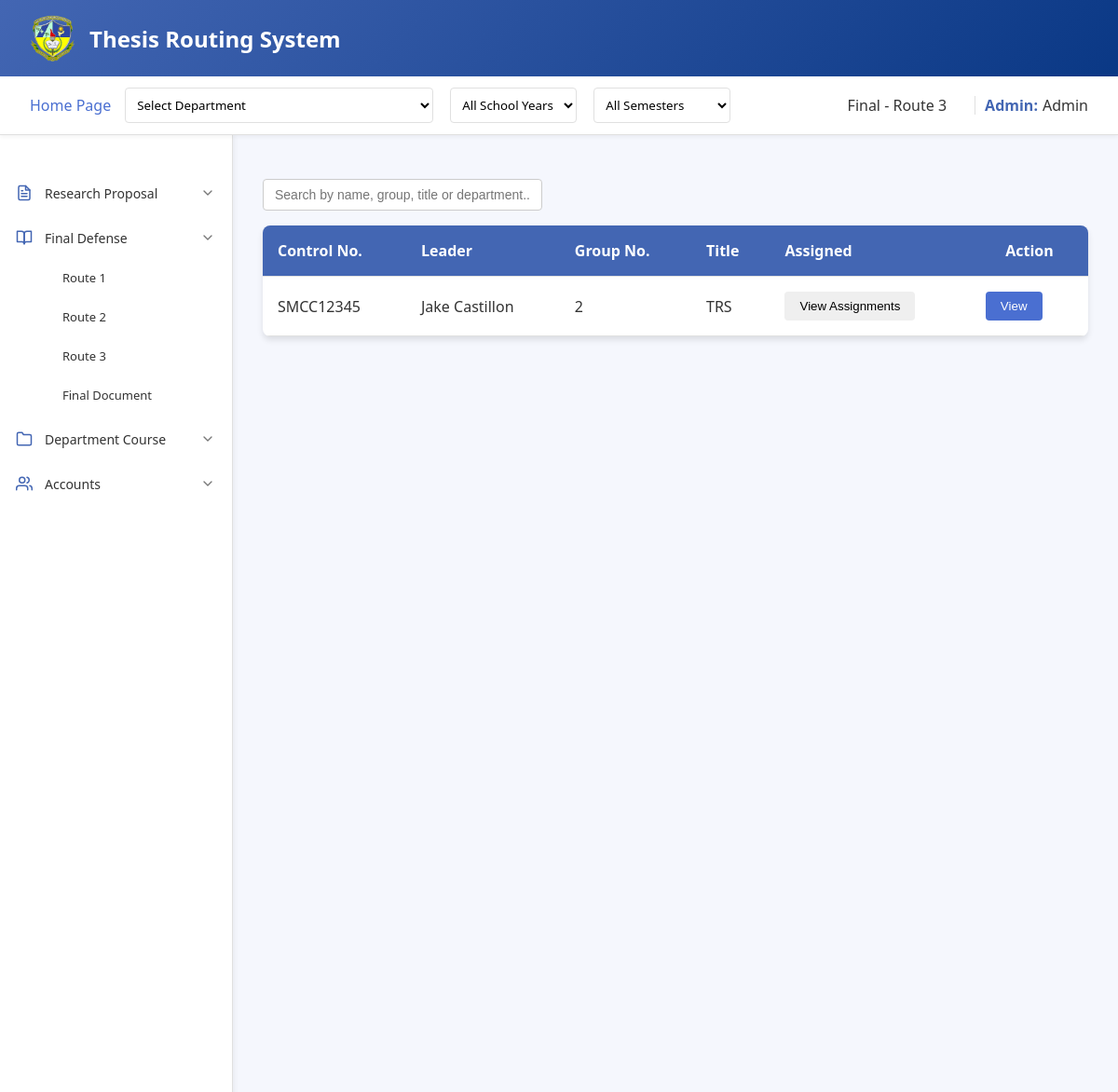
The page /admin/homepage/final/route3.php (signed in) on the database its author committed.
### tables this page shows
CREATE TABLE `route3final_files` (
  `route3_id` int(11) NOT NULL,
  `student_id` int(11) NOT NULL,
  `docuRoute3` varchar(255) NOT NULL,
  `panel1_id` int(11) NOT NULL,
  `panel2_id` int(11) NOT NULL,
  `panel3_id` int(11) NOT NULL,
  `panel4_id` int(11) NOT NULL,
  `adviser_id` int(11) NOT NULL,
  `department` varchar(255) NOT NULL,
  `date_submitted` date NOT NULL,
  `controlNo` varchar(255) NOT NULL,
  `fullname` varchar(255) NOT NULL,
  `group_number` int(255) NOT NULL,
  `title` varchar(255) NOT NULL,
  `school_year` varchar(255) NOT NULL,
  `panel5_id` varchar(255) NOT NULL,
  `routeNumber` varchar(255) NOT NULL
);

### admin/homepage/final/route3.php (the view, shortened to what this page needs)
<?php
include '../../../connection.php';
function getPanelName($conn, $panel_id) {
    $stmt = $conn->prepare("SELECT fullname FROM panel WHERE panel_id = ?");
    $stmt->bind_param("i", $panel_id);
    $stmt->execute();
    $result = $stmt->get_result();
    if ($result->num_rows > 0) {
        $row = $result->fetch_assoc();
        return $row['fullname'];
    }
    return "";
}
function getAdviserName($conn, $adviser_id) {
    $stmt = $conn->prepare("SELECT fullname FROM adviser WHERE adviser_id = ?");
    $stmt->bind_param("i", $adviser_id);
    $stmt->execute();
    $result = $stmt->get_result();
    if ($result->num_rows > 0) {
        $row = $result->fetch_assoc();
        return $row['fullname'];
    }
    return "";
}
$files = [];
$sqlQuery = "SELECT
        docuRoute3 AS filepath,
        docuRoute3 AS filename,
        date_submitted,
        controlNo,
        group_number,
        fullname,
        title,
        department,
        student_id, panel1_id, panel2_id, panel3_id, panel4_id, panel5_id, adviser_id
     FROM route3final_files
     WHERE 1=1";
$fileStmt = $conn->prepare($sqlQuery);
$fileStmt->execute();
$fileResult = $fileStmt->get_result();
while ($row = $fileResult->fetch_assoc()) {
    $files[] = [
        'filepath' => $row['filepath'],
        'filename' => $row['filename'],
        'controlNo' => $row['controlNo'],
        'group_number' => $row['group_number'],
        'fullname' => $row['fullname'],
        'student_id' => $row['student_id'],
        'panel1_id' => $row['panel1_id'],
        'panel2_id' => $row['panel2_id'],
        'panel3_id' => $row['panel3_id'],
        'panel4_id' => $row['panel4_id'],
        'panel5_id' => $row['panel5_id'],
        'adviser_id' => $row['adviser_id'],
        'title' => $row['title'],
        'department' => $row['department']
    ];
}
?>
<!DOCTYPE html>
<html lang="en">
<head>
    <link rel="stylesheet" href="finalstyle.css">
</head>
<body>
    <div class="container">
        <header class="header">
            <div class="logo-container">
                <img src="../../../assets/logo.png" alt="SMCC Logo">
                <div class="logo">Thesis Routing System</div>
            </div>
        </header>
        <div class="top-bar" style="position: sticky; top: 0; z-index: 100;">
            <div class="navigation">
                <div class="homepage">
                    <a href="../homepage.php">Home Page</a>
                </div>
                <div class="dropdown-container">
                    <form method="POST" style="display: inline;">
                        <select name="department" onchange="this.form.submit()">
                            <option value="">Select Department</option>
                        </select>
                    </form>
                    <form method="POST" style="display: inline; margin-left: 10px;">
                        <select name="school_year" onchange="this.form.submit()">
                            <option value="">All School Years</option>
                        </select>
                    </form>
                    <form method="POST" style="display: inline; margin-left: 10px;">
                        <select name="semester" onchange="this.form.submit()">
                            <option value="">All Semesters</option>
                        </select>
                    </form>
                </div>
            </div>
            <div class="user-info">
                <div class="routeNo" style="margin-right: 20px;">Final - Route 3</div>
                <span class="role">Admin:</span>
                <span class="user-name">
                    <?php echo isset($_SESSION['fullname']) ? $_SESSION['fullname'] : 'Guest'; ?>
                </span>
            </div>
        </div>
        <div class="main-content">
            <nav class="sidebar">
                <nav class="nav-menu">
                    <div class="menu-item dropdown">
                        <div class="menu-header">
                            <div class="icon">
                            </div>
                            <span>Research Proposal</span>
                            <div class="dropdown-icon expanded">
                                <svg xmlns="http://www.w3.org/2000/svg" viewBox="0 0 24 24" fill="none" stroke="currentColor" stroke-width="2" stroke-linecap="round" stroke-linejoin="round">
                                    <polyline points="6 9 12 15 18 9"></polyline>
                                </svg>
                            </div>
                        </div>
                    </div>
                    <div class="menu-item dropdown">
                        <div class="menu-header">
                            <div class="icon">
                                <svg xmlns="http://www.w3.org/2000/svg" viewBox="0 0 24 24" fill="none" stroke="currentColor" stroke-width="2" stroke-linecap="round" stroke-linejoin="round">
                                    <path d="M2 3h6a4 4 0 0 1 4 4v14a3 3 0 0 0-3-3H2z"></path>
                                    <path d="M22 3h-6a4 4 0 0 0-4 4v14a3 3 0 0 1 3-3h7z"></path>
                                </svg>
                            </div>
                            <span>Final Defense</span>
                            <div class="dropdown-icon">
                                <svg xmlns="http://www.w3.org/2000/svg" viewBox="0 0 24 24" fill="none" stroke="currentColor" stroke-width="2" stroke-linecap="round" stroke-linejoin="round">
                                    <polyline points="6 9 12 15 18 9"></polyline>
                                </svg>
                            </div>
                        </div>
                        <div class="dropdown-content">
                            <a href="../final/route1.php" class="submenu-item">Route 1</a>
                            <a href="../final/route2.php" class="submenu-item">Route 2</a>
                            <a href="../final/route3.php" class="submenu-item">Route 3</a>
                            <a href="../final/finaldocu.php" class="submenu-item">Final Document</a>
                        </div>
                    </div>
                    <div class="menu-item dropdown">
                        <div class="menu-header">
                            <div class="icon">
                                <svg xmlns="http://www.w3.org/2000/svg" viewBox="0 0 24 24" fill="none" stroke="currentColor" stroke-width="2" stroke-linecap="round" stroke-linejoin="round">
                                    <path d="M22 19a2 2 0 0 1-2 2H4a2 2 0 0 1-2-2V5a2 2 0 0 1 2-2h5l2 3h9a2 2 0 0 1 2 2z"></path>
                                </svg>
                            </div>
                            <span>Department Course</span>
                            <div class="dropdown-icon">
                                <svg xmlns="http://www.w3.org/2000/svg" viewBox="0 0 24 24" fill="none" stroke="currentColor" stroke-width="2" stroke-linecap="round" stroke-linejoin="round">
                                    <polyline points="6 9 12 15 18 9"></polyline>
                                </svg>
                            </div>
                        </div>
                    </div>
                    <div class="menu-item dropdown">
                        <div class="menu-header">
                            <div class="icon">
                            </div>
                            <span>Accounts</span>
                            <div class="dropdown-icon">
                                <svg xmlns="http://www.w3.org/2000/svg" viewBox="0 0 24 24" fill="none" stroke="currentColor" stroke-width="2" stroke-linecap="round" stroke-linejoin="round">
                                    <polyline points="6 9 12 15 18 9"></polyline>
                                </svg>
                            </div>
                        </div>
                    </div>
                </nav>
            </nav>
            <div class="content" id="content-area">
                <div class="search-container">
                    <input type="text" id="searchInput" class="search-box" placeholder="Search by name, group, title or department..." onkeyup="searchTable()">
                </div>
                <form id="submission-form" action="route3.php" method="POST">
                    <table>
                        <thead>
                            <tr>
                                <th>Control No.</th>
                                <th>Leader</th>
                                <th>Group No.</th>
                                <th>Title</th>
                                <th>Assigned</th>
                                <th class='action-label'>Action</th>
                            </tr>
                        </thead>
    <tbody id="file-list">
        <?php if (!empty($files)): ?>
            <?php foreach ($files as $file): ?>
                <?php
                    $filepath = htmlspecialchars($file['filepath'], ENT_QUOTES);
                    $controlNo = htmlspecialchars($file['controlNo'] ?? '', ENT_QUOTES);
                    $fullname = htmlspecialchars($file['fullname'] ?? '', ENT_QUOTES);
                    $group_number = htmlspecialchars($file['group_number'] ?? '', ENT_QUOTES);
                    $student_id = htmlspecialchars($file['student_id'] ?? '', ENT_QUOTES);
                    $title = htmlspecialchars($file['title'] ?? '', ENT_QUOTES);
                    $assigned_panels = [];
                    for ($i = 1; $i <= 5; $i++) {
                        $panel_id_key = "panel{$i}_id";
                        if (!empty($file[$panel_id_key])) {
                            $panel_name = getPanelName($conn, $file[$panel_id_key]);
                            if (!empty($panel_name)) {
                                $assigned_panels[] = ["name" => $panel_name, "position" => "Panel $i"];
                            }
                        }
                    }
                    $adviser_name = "";
                    $adviser_id = !empty($file['adviser_id']) ? $file['adviser_id'] : "";
                    if (!empty($adviser_id)) {
                        $adviser_name = getAdviserName($conn, $adviser_id);
                    }
                    $has_panels = !empty($assigned_panels);
                    $has_adviser = !empty($adviser_name);
                    if ($has_panels && $has_adviser) {
                        $assignment_status = "View Assignments";
                    } elseif ($has_panels) {
                        $assignment_status = "View Panelists";
                    } elseif ($has_adviser) {
                        $assignment_status = "View Adviser";
                    } else {
                        $assignment_status = "Not Assigned";
                    }
                    $fileData = [
                        'filepath' => $filepath,
                        'panel1_id' => $file['panel1_id'] ?? '',
                        'panel2_id' => $file['panel2_id'] ?? '',
                        'panel3_id' => $file['panel3_id'] ?? '',
                        'panel4_id' => $file['panel4_id'] ?? '',
                        'panel5_id' => $file['panel5_id'] ?? '',
                        'adviser_id' => $adviser_id
                    ];
                    $assignmentData = [
                        'panels' => $assigned_panels,
                        'adviser' => $adviser_name
                    ];
                ?>
                <tr>
                    <td><?= $controlNo ?></td>
                    <td><?= $fullname ?></td>
                    <td><?= $group_number ?></td>
                    <td><?= $title ?></td>
                    <td>
                        <button type="button" class="assignment-button <?= ($has_panels || $has_adviser) ? '' : 'not-assigned' ?>"
                                onclick="showAssignmentDetails(
                                    <?= htmlspecialchars(json_encode($assignmentData), ENT_QUOTES) ?>,
                                    <?= htmlspecialchars(json_encode($fileData), ENT_QUOTES) ?>
                                )">
                            <?= $assignment_status ?>
                        </button>
                    </td>
                    <td>
                        <button type="button" class="view-button" onclick="viewFile('<?= $filepath ?>', '<?= $student_id ?>', '<?= $file['route3_id'] ?? '' ?>')">View</button>
                    </td>
                </tr>
            <?php endforeach; ?>
        <?php else: ?>
            <tr>
                <td colspan="7" style="text-align: center;">No files found.</td>
            </tr>
        <?php endif; ?>
    </tbody>
                    </table>
                </form>
            </div>
        </div>
    </div>
</html>

### rows shown on the page
route3final_files: controlNo "SMCC12345", fullname "Jake Castillon", group_number "2", title "TRS", assignment_status "View Assignments"

### other values the page prints
$_SESSION['fullname'] "Admin"
